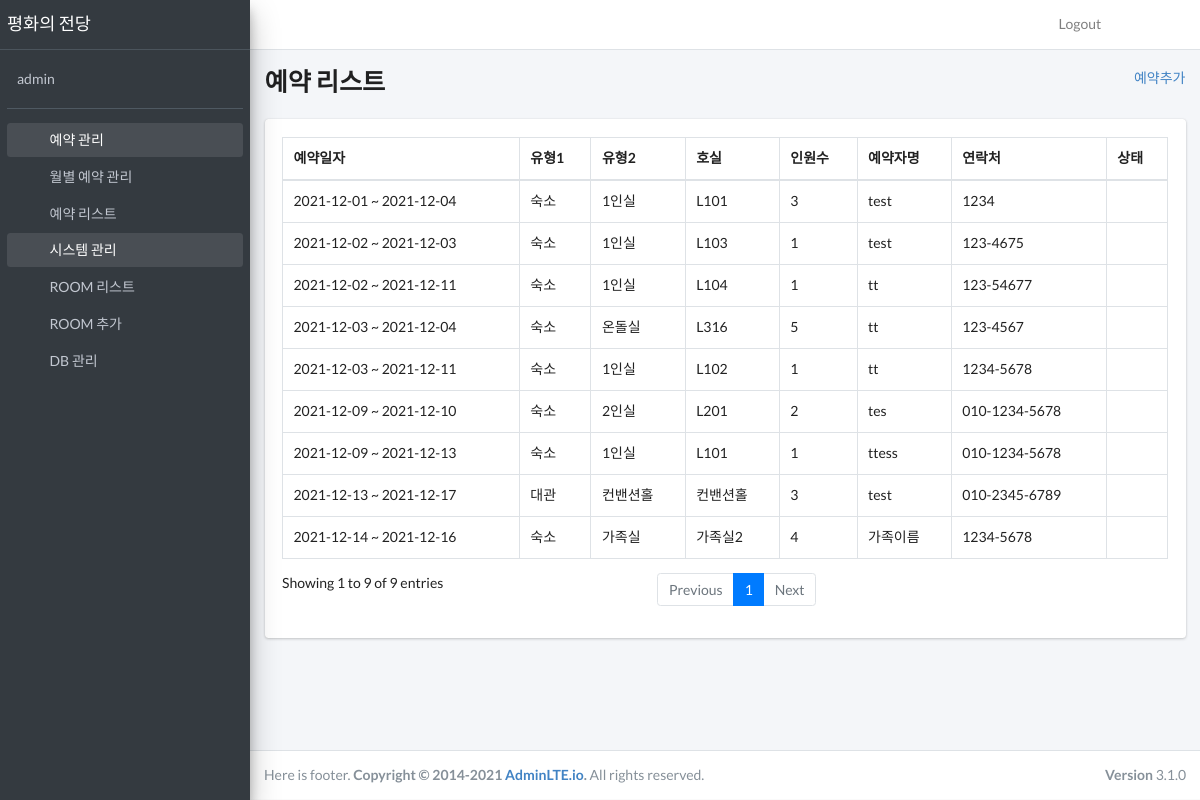
Page /leases/list/ (signed in) on the committed database.
### jsb_web/users/models.py (models this page shows, shortened)
class User(AbstractUser):
    name = models.CharField(_("Name of User"), blank=True, max_length=255)
    user_name = models.CharField(blank=True, max_length=255)
    bu_name = models.CharField(blank=True, max_length=255)
    level_name = models.CharField(blank=True, max_length=255)

### jsb_web/leases/models.py (models this page shows, shortened)
class TimeStampModel(models.Model):
    created_at = models.DateTimeField(auto_now_add=True)
    updated_at = models.DateTimeField(auto_now_add=True)
    class Meta:
        abstract = True

class Room(TimeStampModel):
    author = models.ForeignKey(
            user_model.User,
            null=True,
            on_delete=models.CASCADE,
            related_name='room_author'
        )
    roomnumber = models.CharField(blank=False, max_length=255)
    type1 = models.CharField(blank=False, max_length=255)
    type2 = models.CharField(blank=False, max_length=255)
    roompeople = models.IntegerField(blank=False)
    roommoney = models.IntegerField(blank=False)
    image = models.ImageField(blank=True)
    room_likes = models.ManyToManyField(
        user_model.User,
        blank=True,
        related_name='room_likes'
        )

class Lease(TimeStampModel):
    STATE_CHOICES = [
        ('step1', '신청'),
        ('step2', '가계약'),
        ('step3', '예약완료'),
        ('step4', '취소'),
    ]
    author = models.ForeignKey(
            user_model.User,
            null=True,
            on_delete=models.CASCADE,
            related_name='lease_author'
        )
    room = models.ForeignKey(
            Room,
            null=True,
            on_delete=models.CASCADE,
            related_name='lease_room'
        )
    st_date = models.DateTimeField(blank=False)
    ed_date = models.DateTimeField(blank=False)
    usepeople = models.IntegerField(blank=False)
    leasename = models.CharField(blank=False, max_length=255)
    phonenumber = models.CharField(blank=False, max_length=255)
    contents = models.TextField(blank=True)
    state = models.CharField(blank=True, max_length=5,choices=STATE_CHOICES,default='step1')
    def __str__(self):
        return f"{self.st_date} ~ {self.ed_date}"

### jsb_web/leases/views.py (the view)
# urls.py: path('list/',views.lease_list,name='lease_list'),
def lease_list(request,urlno='2'):
    if not request.user.is_authenticated:
        return redirect(reverse('users:main'))
    if request.method == "GET":
        if request.user.is_authenticated:
            leases = models.Lease.objects.all()
            print("leases= ",leases)
            serializer = serializers.LeaseSerializer(leases, many=True)
            return render(request,
            'leases/list.html',
            {"posts":serializer.data, "urlno":urlno})

### jsb_web/utils/context_processors.py (called while the page is built)
def settings_context(_request):
    return {"DEBUG": settings.DEBUG}

### jsb_web/templates/leases/list.html (shortened to what this page needs)
{% extends "leases/base2.html" %}
{% load static %}
{% block content %}
<section class="content-header">
  <div class="container-fluid">
    <div class="row mb-2">
      <div class="col-sm-6">
        <h1>예약 리스트</h1>
      </div>
      <div class="col-sm-6">
        <ol class="breadcrumb float-sm-right">
          <li class="breadcrumb-item">
            <a href="{% url 'leases:lease_create' %}">예약추가</a>
          </li>
        </ol>
      </div>
    </div>
  </div>
</section>
<section class="content">
  <div class="container-fluid">
    <div class="row">
      <div class="col-md-12">
        <div class="card">
            <div class="card-body">
              <table id="example2" class="table table-bordered table-hover">
                <thead>
                <tr>
                  <th>예약일자</th>
                  <th>유형1</th>
                  <th>유형2</th>
                  <th>호실</th>
                  <th>인원수</th>
                  <th>예약자명</th>
                  <th>연락처</th>
                  <th>상태</th>
                </tr>
                </thead>
                <tbody>
                {% for post in posts %}
                    <tr>
                        <td>{{ post.st_date }} ~ {{ post.ed_date }}</td>
                        <td>{{ post.room.type1 }}</td>
                        <td>{{ post.room.type2 }}</td>
                        <td>{{ post.room.roomnumber }}</td>
                        <td>{{ post.usepeople }}</td>
                        <td>{{ post.leasename }}</td>
                        <td>{{ post.phonenumber }}</td>
                        <td> </td>
                    </tr>
                {% endfor %}
                </tbody>
              </table>
            </div>
          </div>
      </div>
    </div>
  </div>
</section>
{% endblock content %}

### jsb_web/templates/leases/sidebar2.html
{% load static %}
    <a href="{% url 'leases:index' %}" class="brand-link">
        <span class="brand-text font-weight-light">평화의 전당</span>
      </a>
      <div class="sidebar">
        <div class="user-panel mt-3 pb-3 mb-3 d-flex">
          <div class="info">
            <a href="{% url 'leases:index' %}" class="d-block">
              {{ user.username }}
            </a>
          </div>
        </div>
        <nav class="mt-2">
          <ul class="nav nav-pills nav-sidebar flex-column" data-widget="treeview" role="menu" data-accordion="false">
            <li class="nav-item menu-open">
              <a href="#" class="nav-link {% if request.path == '/leases/' or request.path == '/leases/leaselist/' %}active{% endif %}">
                <i class="nav-icon fas fa-tachometer-alt"></i>
                <p>
                  예약 관리
                  <i class="right fas fa-angle-left"></i>
                </p>
              </a>
              <ul class="nav nav-treeview">
                <li class="nav-item">
                  <a href="{% url 'leases:index' %}" class="nav-link {% if request.path == '/leases/' %}active{% endif %}">
                    <i class="far fa-circle nav-icon"></i>
                    <p>월별 예약 관리</p>
                  </a>
                </li>
                <li class="nav-item">
                  <a href="{% url 'leases:leaselist' %}" class="nav-link {% if request.path == '/leases/leaselist/' %}active{% endif %}">
                    <i class="far fa-circle nav-icon"></i>
                    <p>예약 리스트</p>
                  </a>
                </li>
              </ul>
            </li>
            <li class="nav-item menu-open">
              <a href="#" class="nav-link {% if request.path == '/leases/roomlist' or request.path == '/leases/roomcreate2' %}active{% endif %}">
                <i class="nav-icon fas fa-tachometer-alt"></i>
                <p>
                  시스템 관리
                  <i class="right fas fa-angle-left"></i>
                </p>
              </a>
              <ul class="nav nav-treeview">
                <li class="nav-item">
                  <a href="{% url 'leases:room_list' %}" class="nav-link {% if request.path == '/leases/roomlist' %}active{% endif %}">
                    <i class="far fa-circle nav-icon"></i>
                    <p>ROOM 리스트</p>
                  </a>
                </li>
                <li class="nav-item">
                  <a href="{% url 'leases:room_create2' %}" class="nav-link {% if request.path == '/leases/roomcreate2' %}active{% endif %}">
                    <i class="far fa-circle nav-icon"></i>
                    <p>ROOM 추가</p>
                  </a>
                </li>
                {% if user.is_superuser %}
                <li class="nav-item">
                  <a href="/admin" class="nav-link {% if urlno == '4' %}active{% endif %}">
                    <i class="far fa-circle nav-icon"></i>
                    <p>DB 관리</p>
                  </a>
                </li>
                {% endif %}
              </ul>
            </li>
          </ul>
        </nav>
      </div>

### jsb_web/static/css/fullcalendar/main.css (style rules this page uses)
:root { --fc-daygrid-event-dot-width: 8px; }
:root { --fc-list-event-dot-width: 10px; --fc-list-event-hover-bg-color: #f5f5f5; }

### jsb_web/static/css/leases/base.css (style rules this page uses)
body { margin: 0; padding: 0; background-color: #fafafa; }

### rows in the picture
User: username "admin"
Room: room.type1 "숙소" "숙소", room.type2 "1인실" "1인실", room.roomnumber "L101" "L101"
Lease: leasename "test", phonenumber "1234"
Room: room.type1 "숙소", room.type2 "온돌실", room.roomnumber "L316"
Lease: leasename "tt", phonenumber "123-4567"
Room: room.type1 "숙소", room.type2 "1인실", room.roomnumber "L104"
Lease: leasename "tt", phonenumber "123-54677"
Room: room.type1 "숙소", room.type2 "1인실", room.roomnumber "L103"
Lease: leasename "test", phonenumber "123-4675"
Room: room.type1 "숙소", room.type2 "1인실", room.roomnumber "L102"
Lease: leasename "tt", phonenumber "1234-5678"
Room: room.type1 "숙소", room.type2 "가족실", room.roomnumber "가족실2"
Lease: leasename "가족이름", phonenumber "1234-5678"
Room: room.type1 "대관", room.type2 "컨밴션홀", room.roomnumber "컨밴션홀"
Lease: leasename "test", phonenumber "010-2345-6789"
Lease: leasename "ttess", phonenumber "010-1234-5678"
Room: room.type1 "숙소", room.type2 "2인실", room.roomnumber "L201"
Lease: leasename "tes", phonenumber "010-1234-5678"

### other values in the picture
{{ post.st_date }} "2021-12-01" "2021-12-03" "2021-12-02" "2021-12-02" "2021-12-03" "2021-12-14" "2021-12-13" "2021-12-09" "2021-12-09"
{{ post.ed_date }} "2021-12-04" "2021-12-04" "2021-12-11" "2021-12-03" "2021-12-11" "2021-12-16" "2021-12-17" "2021-12-13" "2021-12-10"
{{ post.usepeople }} "3" "5" "1" "1" "1" "4" "3" "1" "2"
